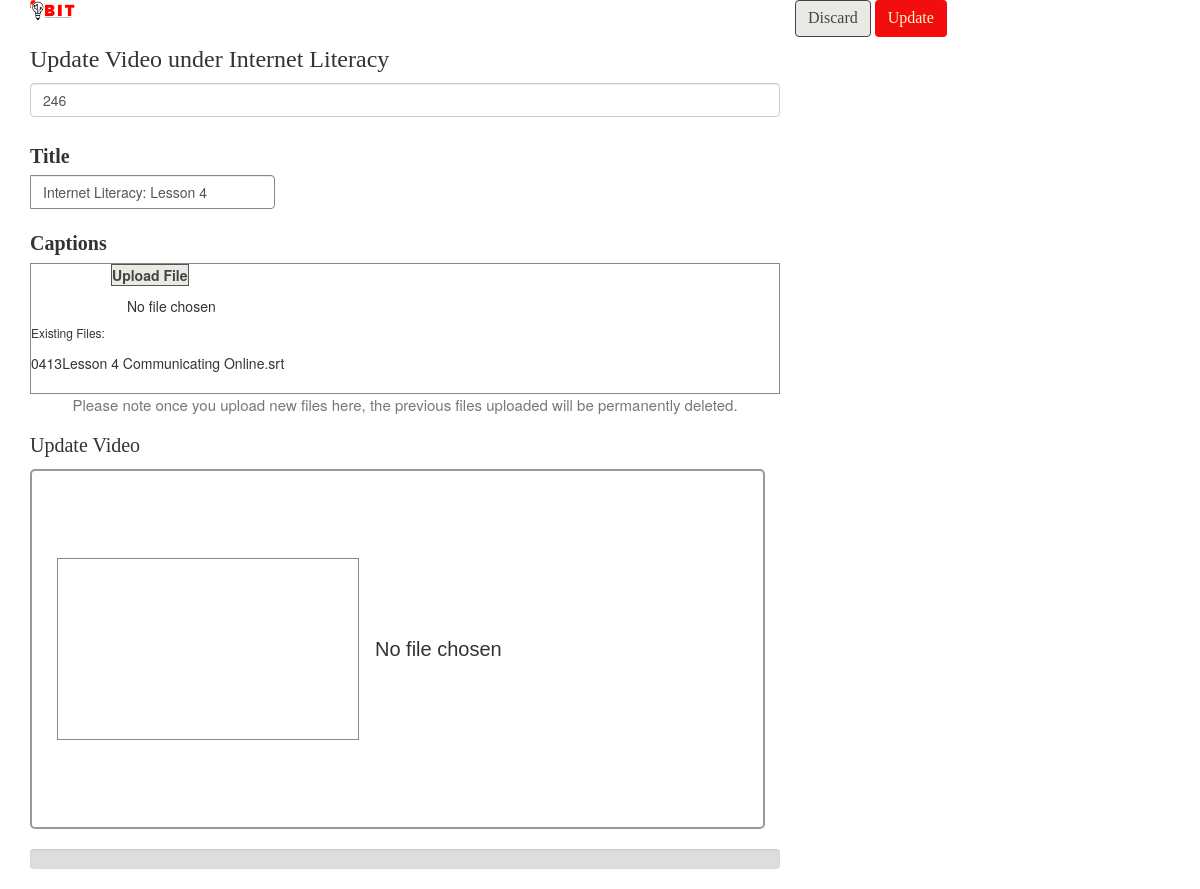
The app's page /admin/read/videos/updateVideoUI.php?update_course_id=75&update_video_id=246 (signed in) with its own data.
### tables this page shows
CREATE TABLE "course_table" (
	"id"	INTEGER NOT NULL,
	"course_title"	TEXT,
	"course_desc"	TEXT,
	"course_icon"	TEXT,
	"course_lang_id"	INTEGER,
	PRIMARY KEY("id" AUTOINCREMENT)
);

CREATE TABLE "videos_table" (
	"id"	INTEGER NOT NULL,
	"course_id"	INTEGER,
	"video_title"	TEXT,
	"video_file_name"	TEXT,
	"activity_order"	TEXT DEFAULT 'ascending',
	PRIMARY KEY("id" AUTOINCREMENT)
);

CREATE TABLE "caption_table" (
	"id"	INTEGER NOT NULL,
	"course_id"	INTEGER,
	"video_id"	INTEGER,
	"caption_file_name"	TEXT,
	PRIMARY KEY("id" AUTOINCREMENT)
);

### admin/category_includes/video_folder/edit_video/updateVideoDetails.php (the view, shortened to what this page needs)
<?php
  if(isset($_GET['update_course_id']) && isset($_GET['update_video_id'])){
    $course_id = $_GET['update_course_id'];
    $video_id = $_GET['update_video_id'];
    $select_video_id = $conn->prepare("SELECT * FROM videos_table WHERE id = :video_id");
    $select_video_id->bindParam(":video_id", $video_id);
    $select_video_id->execute();
    $row = $select_video_id->fetch(PDO::FETCH_ASSOC);
    $video_file_name = $row['video_file_name'];
    $video_title = $row['video_title'];
    $course_title_db = $conn->prepare("SELECT course_title FROM course_table WHERE id = :course_id");
    $course_title_db->bindParam("course_id", $course_id);
    $course_title_db->execute();
    $fetch_course_title = $course_title_db->fetch(PDO::FETCH_ASSOC);
    $course_title = $fetch_course_title['course_title'];
    ?>
    <form action="" method="POST" enctype="multipart/form-data">
      <div class="col-lg-8 col-md-10">
      <div class="d-flex align-items-center mt-4" style="margin-bottom: 2.5rem;">
        <div style="width: 4.7rem; margin-right: 1rem;">
          <img src="../../assets/img/BIT TYP LOGO.png" width="100%" alt="">
        </div>
        <div class="h3 font-med">
          Update Video under <?php echo $course_title; ?>
        </div>
      <div>
        <input hidden type="number" class="form-control mb-3" name="video_id" value="<?php echo $video_id;?>" >
      </div>
      </div>
        <div
        class="input-group d-flex align-items-center justify-content-center"
        >
          <label
          for="title"
          class="font-med"
          style="margin-right: 1rem; font-size: 20px"
          >Title</label
          >
          <input
          type="text"
          id="title"
          name="video_title"
          value="<?php echo $video_title; ?>"
          class="form-control"
          style="border: 0.1rem solid #888"
          />
        </div>
        <br>
        <div class="form-group mb-4">
          <label
            for="title"
            class="font-med"
            style="margin-right: 1rem; font-size: 20px"
            >Captions</label
            >
          <div class="d-flex mx-auto flex-column justify-content-center align-items-center rounded-3 py-4" style="border: 0.1rem solid #888;">
            <div class="py-3" style="padding-left: 8rem;">
              <label
                for="upload_file"
                class="rounded-pill bgc-gray-light px-3 py-1"
                style="border: #555 solid 0.1rem; cursor: pointer"
                >
                Upload File
              </label>
              <input
                type="file"
                name="video_caption[]"
                id="upload_file"
                multiple
                onchange="displaySelectedFiles()"
                />
            </div>
            <div style="margin-right: 3rem;">
              <h6 class="mt-0">Existing Files:</h6>
              <br>
              <?php
                $captions_db = $conn->prepare("SELECT caption_file_name FROM caption_table WHERE video_id = :video_id");
                $captions_db->bindParam(":video_id", $video_id);
                $captions_db->execute();
                while($caption_row = $captions_db->fetch(PDO::FETCH_ASSOC)){
                  $caption = $caption_row['caption_file_name'];
                  echo "<div class='d-flex align-items-center justify-content-center' style='margin-top: -1.57rem;'>$caption</div>" . "<br>";
                }
              ?>
            </div>
          </div>
          <p style="color: #777; font-size: 15px;" class="text-center mt-2">Please note once you upload new files here, the previous files uploaded will be permanently deleted.</p>
        </div>
          <div class="">
            <div class="input-group mt-3">
              <p for="vid_upload" class="font-med" style="font-size: 20px; margin-right: 2rem;">Update Video</p>
            <div class="drop-zone">
              <span class="drop-zone__prompt d-flex flex-column align-items-center" >
                <span class="d-flex justify-content-center">
                  <div style="border: #888 solid 1px;" class="d-flex justify-content-center">
                    <video loop autoplay muted width="115%" src="../../../backend_storage/uploaded_vids/<?php echo $video_file_name; ?>"></video>
                  </div>
                </span>
              </span>
              <input type="file" id="fileInput" name="video_file_name" class="drop-zone__input">
            </div>
          </div>
          <div class="progress">
          </div>
        </div>
        </div>
        <div class="mt-3 d-flex justify-content-end">
          <a href="../../videos_display.php?course_id_display=<?php echo $course_id; ?>" class="discard">
            <div class="btn bgc-gray-light rounded-pill mb-3 mx-2 px-3 font-med " style="font-size: 16px; border: 1px solid #444;">Discard</div>
          </a>
          <input type="submit" onclick="uploadFile()" name="update_lesson" class="preventReload upload btn bgc-red-light rounded-pill mb-3 px-3 font-med update" style="font-size: 16px;" value="Update">
        </div>
    </form>
  <?php }
?>

### admin/assets/css/add_course.css (style rules this page uses)
input[type="file"] { background: transparent; outline: none; }

### admin/assets/css/general_styles.css (style rules this page uses)
.font-med { font-family: PoppinsMed; }
:root { --bgc-dark: #000; --bgc-red: #850000; --bgc-red-light: #f20e0e; --bgc-tan: #FFDB89; --bgc-light: #FFF6C3; --bgc-gray: #c2beaa; --bgc-gray-light: #eaeae5; --bgc-success: #e0f7dc; --text-dark: #000; --text-red: #850000; --text-red-light: #f20e0e; --text-tan: #FFDB89; --text-light: #FFF6C3; --text-primary: #2457b6; --text-success: #ddf5d9; }
html { --scrollbarBG: transparent; --thumbBG: transparent; }
body { scrollbar-width: thin; scrollbar-color: var(--thumbBG) var(--scrollbarBG); }
.bgc-red-light { background: var(--bgc-red-light); color: var(--text-light); }
.bgc-gray-light { background-color: var(--bgc-gray-light); color: #444; }

### admin/assets/css/add_video.css (style rules this page uses)
.btn { font-size: 22px; }
.drop-zone { max-width: 100%; width: 100%; margin: auto; height: 45vh; padding: 25px; display: flex; align-items: center; justify-content: center; text-align: center; font-family: "Quicksand", sans-serif; font-weight: 500; font-size: 20px; cursor: pointer; color: #333; border: 2px solid #999; border-radius: 5px; overflow: hidden; object-fit: cover; }
.drop-zone__input { display: none; }

### admin/assets/css/admin_home.css (style rules this page uses)
.btn { font-size: 22px; }

### admin/assets/css/course_display.css (style rules this page uses)
.btn { font-size: 22px; }

### admin/assets/css/manual_style.css (style rules this page uses)
.drop-zone { max-width: 100%; width: 100%; margin: auto; height: 45vh; padding: 25px; display: flex; align-items: center; justify-content: center; text-align: center; font-family: "Quicksand", sans-serif; font-weight: 500; font-size: 20px; cursor: pointer; color: #333; border: 2px solid #999; border-radius: 5px; overflow: hidden; object-fit: cover; }
.drop-zone__input { display: none; }

### admin/category_includes/video_folder/edit_video/updateVideoDetails.php (style rules this page uses)
html { --scrollbarBG: #eaeae5; --thumbBG: #555; }
body { scrollbar-width: thin; scrollbar-color: var(--thumbBG) var(--scrollbarBG); }
.progress { background-color: #ddd; height: 20px; margin: 20px 0; overflow: hidden; }

### records on screen
course_table: course_title "Internet Literacy"
videos_table: video_title "Internet Literacy: Lesson 4"
caption_table: caption_file_name "0413Lesson 4 Communicating Online.srt"
